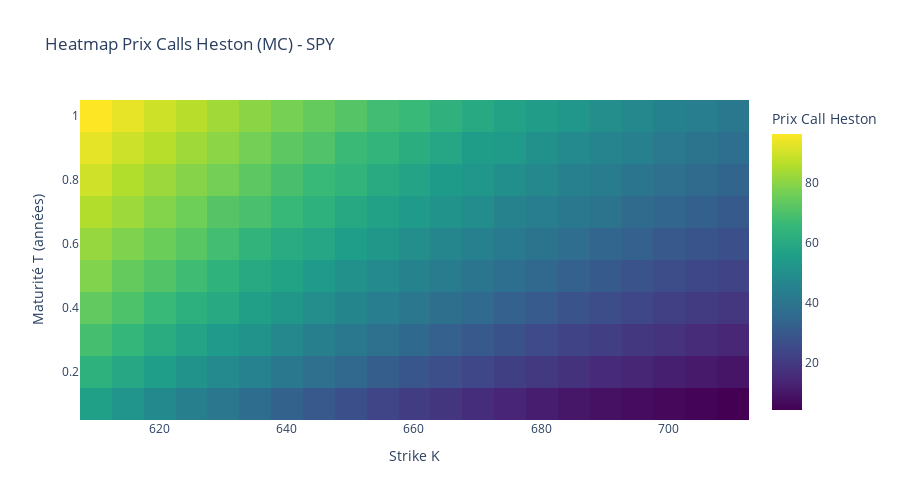
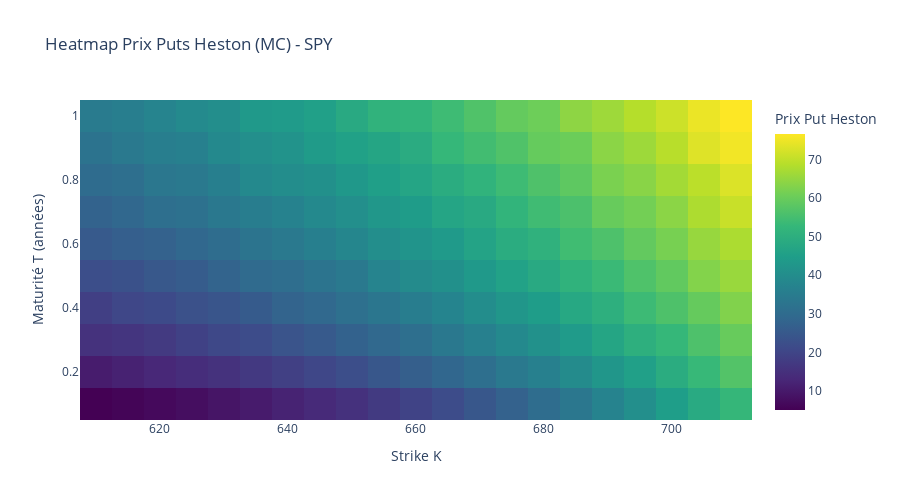

The code cell stored with these charts, in order, in its notebook:
### Markdown cell above
## 9. Heatmap des Prix Heston (Monte Carlo)

### Code cell
print(f"\n{'='*60}")
print(f"PRICING HESTON PAR MONTE CARLO")
print(f"{'='*60}\n")

# Grilles pour Heston: K de S0 ± SPAN, T de 0.1 à 1.0
K_grid_heston = np.arange(S0 - SPAN, S0 + SPAN + STEP, STEP)
T_grid_heston = np.linspace(0.1, 1.0, 10)

print(f"Grille K: {len(K_grid_heston)} points de {K_grid_heston[0]:.1f} à {K_grid_heston[-1]:.1f}")
print(f"Grille T: {len(T_grid_heston)} points de {T_grid_heston[0]:.1f} à {T_grid_heston[-1]:.1f} années")
print(f"Total: {len(K_grid_heston) * len(T_grid_heston)} prix à calculer\n")

call_prices_heston = np.zeros((len(T_grid_heston), len(K_grid_heston)))
put_prices_heston = np.zeros((len(T_grid_heston), len(K_grid_heston)))

total_calcs = len(T_grid_heston) * len(K_grid_heston)
calc_count = 0

print("Démarrage du pricing Monte Carlo...")
for i, T_val in enumerate(T_grid_heston):
    for j, K_val in enumerate(K_grid_heston):
        call_prices_heston[i, j] = heston_mc_pricer(
            S0, K_val, T_val, RF_RATE,
            calib['v0'], calib['theta'], calib['kappa'], calib['sigma'], calib['rho'],
            n_paths=N_PATHS, n_steps=N_STEPS, option_type="call"
        )
        put_prices_heston[i, j] = heston_mc_pricer(
            S0, K_val, T_val, RF_RATE,
            calib['v0'], calib['theta'], calib['kappa'], calib['sigma'], calib['rho'],
            n_paths=N_PATHS, n_steps=N_STEPS, option_type="put"
        )
        calc_count += 2
        if calc_count % 20 == 0 or calc_count == total_calcs * 2:
            pct = 100 * calc_count / (total_calcs * 2)
            print(f"  Progression: {pct:.1f}% ({calc_count}/{total_calcs * 2} prix calculés)")

print(f"\n✓ Pricing Monte Carlo terminé!\n")

# Affichage heatmaps
fig_calls_heston = go.Figure(data=go.Heatmap(
    z=call_prices_heston,
    x=K_grid_heston,
    y=T_grid_heston,
    colorscale='Viridis',
    colorbar=dict(title="Prix Call Heston")
))
fig_calls_heston.update_layout(
    title=f"Heatmap Prix Calls Heston (MC) - {TICKER}",
    xaxis_title="Strike K",
    yaxis_title="Maturité T (années)",
    height=500
)
fig_calls_heston.show()

fig_puts_heston = go.Figure(data=go.Heatmap(
    z=put_prices_heston,
    x=K_grid_heston,
    y=T_grid_heston,
    colorscale='Viridis',
    colorbar=dict(title="Prix Put Heston")
))
fig_puts_heston.update_layout(
    title=f"Heatmap Prix Puts Heston (MC) - {TICKER}",
    xaxis_title="Strike K",
    yaxis_title="Maturité T (années)",
    height=500
)
fig_puts_heston.show()

### Figure 1 — Plotly figure (JSON) as saved in the notebook; plotly's stock layout.template omitted (floating-point values rounded to 4 significant figures; data arrays with more than 128 entries replaced by an {"elided": "..."} marker saying what was removed)
{"data": [{"colorbar": {"title": {"text": "Prix Call Heston"}}, "colorscale": [[0, "#440154"], [0.1111, "#482878"], [0.2222, "#3e4989"], [0.3333, "#31688e"], [0.4444, "#26828e"], [0.5556, "#1f9e89"], [0.6667, "#35b779"], [0.7778, "#6ece58"], [0.8889, "#b5de2b"], [1, "#fde725"]], "type": "heatmap", "x": [610.1, 615.1, 620.1, 625.1, 630.1, 635.1, 640.1, 645.1, 650.1, 655.1, 660.1, 665.1, 670.1, 675.1, 680.1, 685.1, 690.1, 695.1, 700.1, 705.1, 710.1], "y": [0.1, 0.2, 0.3, 0.4, 0.5, 0.6, 0.7, 0.8, 0.9, 1.0], "z": {"elided": "10x21 float values"}}], "layout": {"height": 500, "title": {"text": "Heatmap Prix Calls Heston (MC) - SPY"}, "xaxis": {"title": {"text": "Strike K"}}, "yaxis": {"title": {"text": "Maturité T (années)"}}}}

### Figure 2 — Plotly figure (JSON) as saved in the notebook; plotly's stock layout.template omitted (floating-point values rounded to 4 significant figures; data arrays with more than 128 entries replaced by an {"elided": "..."} marker saying what was removed)
{"data": [{"colorbar": {"title": {"text": "Prix Put Heston"}}, "colorscale": [[0, "#440154"], [0.1111, "#482878"], [0.2222, "#3e4989"], [0.3333, "#31688e"], [0.4444, "#26828e"], [0.5556, "#1f9e89"], [0.6667, "#35b779"], [0.7778, "#6ece58"], [0.8889, "#b5de2b"], [1, "#fde725"]], "type": "heatmap", "x": [610.1, 615.1, 620.1, 625.1, 630.1, 635.1, 640.1, 645.1, 650.1, 655.1, 660.1, 665.1, 670.1, 675.1, 680.1, 685.1, 690.1, 695.1, 700.1, 705.1, 710.1], "y": [0.1, 0.2, 0.3, 0.4, 0.5, 0.6, 0.7, 0.8, 0.9, 1.0], "z": {"elided": "10x21 float values"}}], "layout": {"height": 500, "title": {"text": "Heatmap Prix Puts Heston (MC) - SPY"}, "xaxis": {"title": {"text": "Strike K"}}, "yaxis": {"title": {"text": "Maturité T (années)"}}}}
